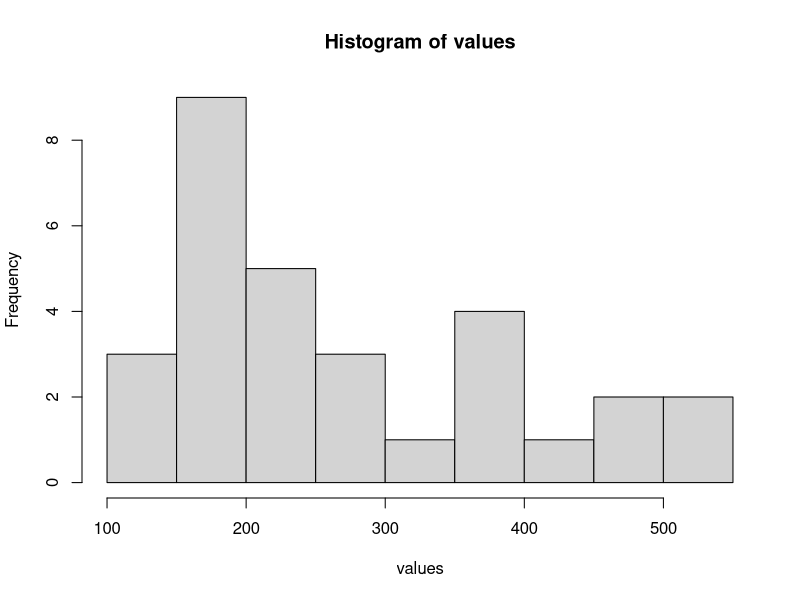
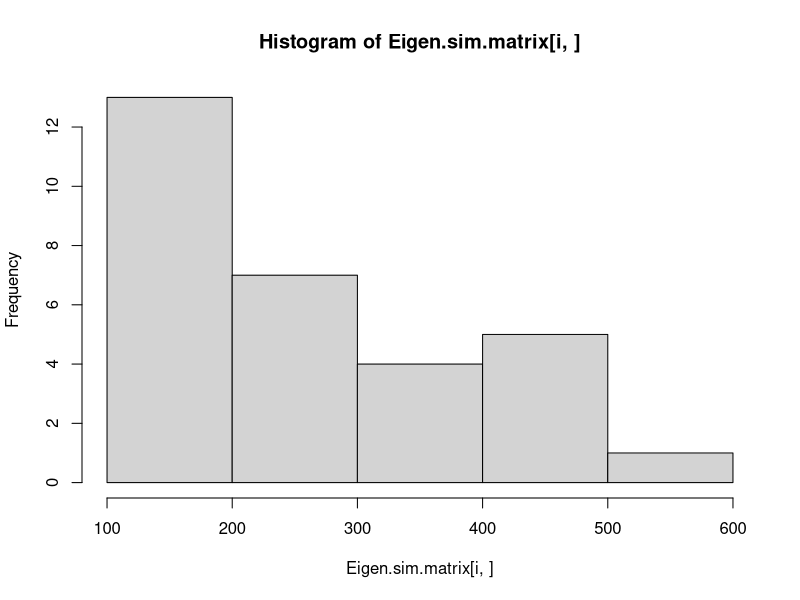
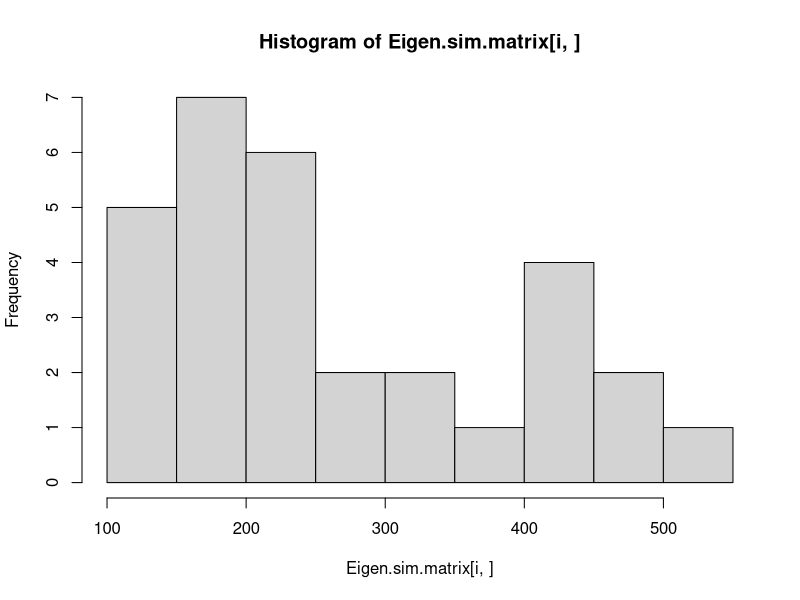
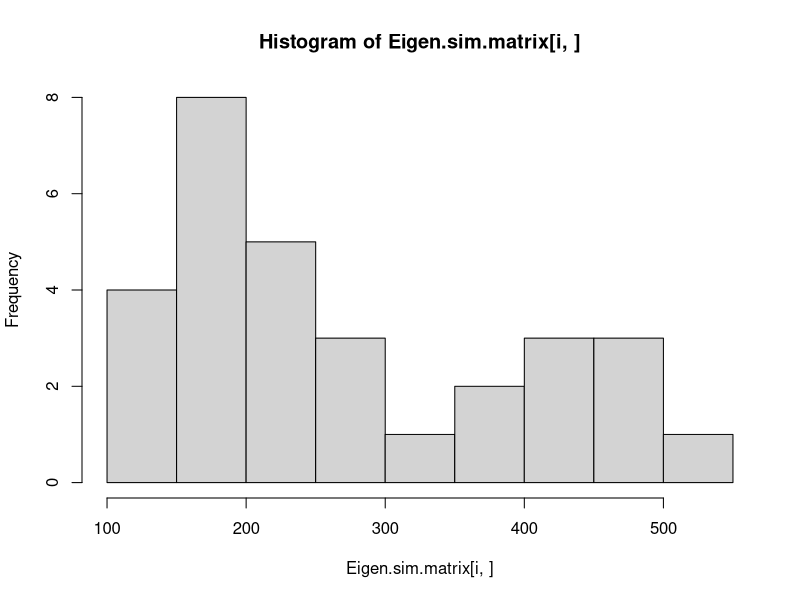
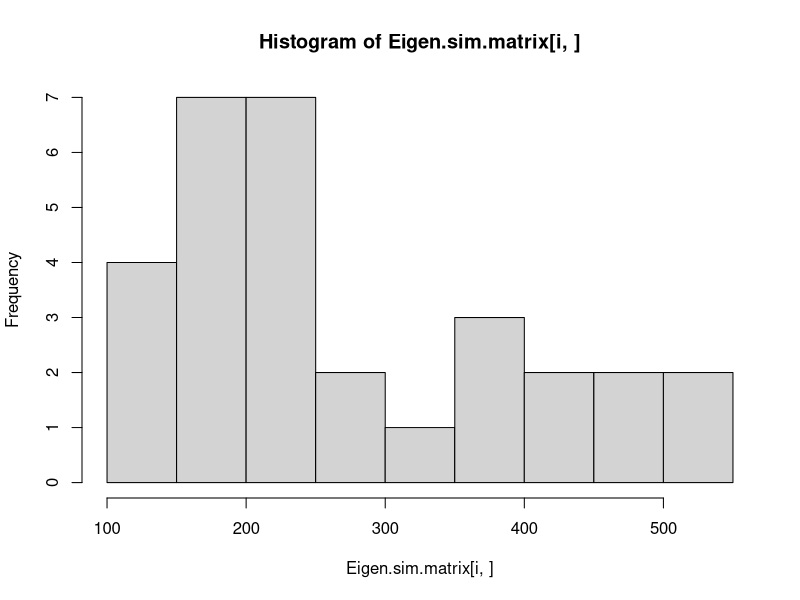
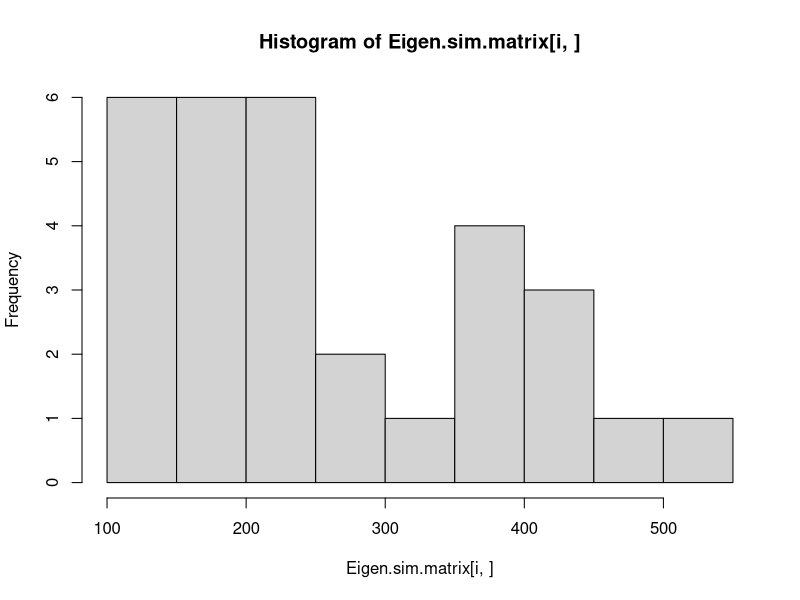
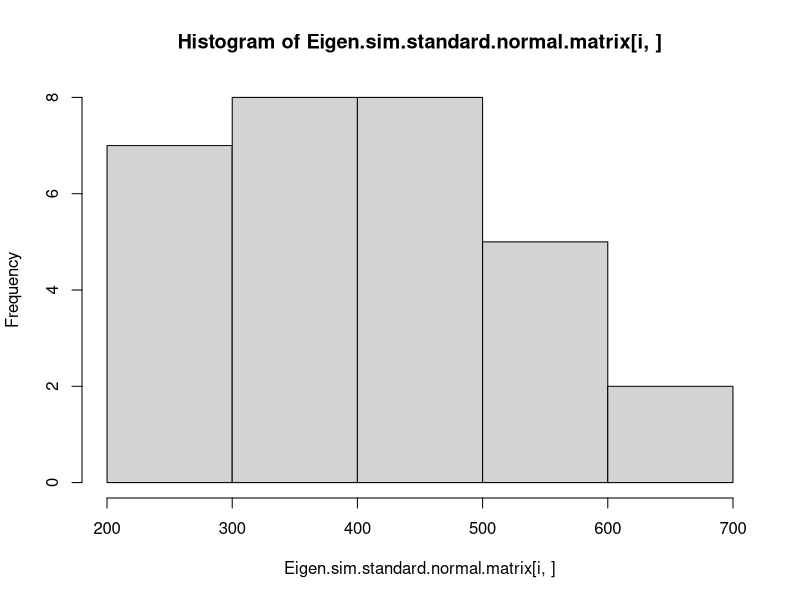
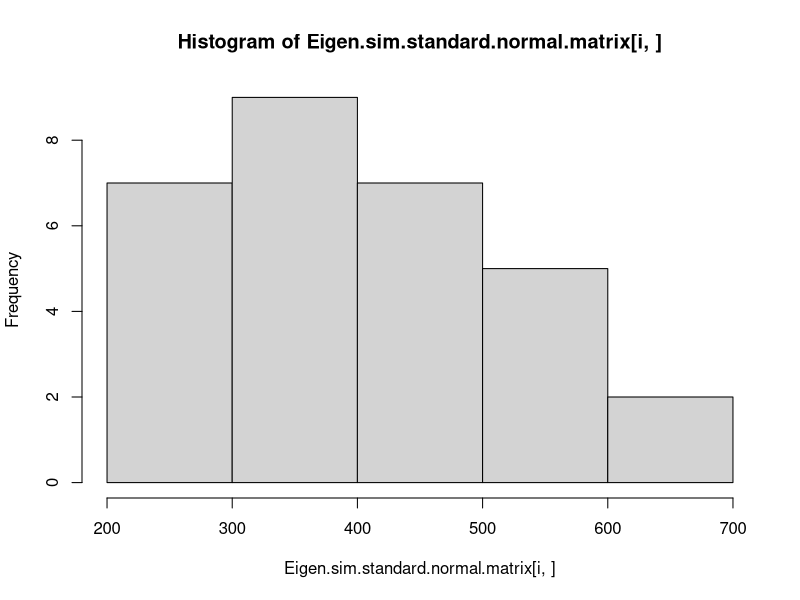

Write the R code that produced these figures, in order. (Note: this script raises an error after producing the figures.)
#The purpose of this code is to do some EDA for the distribution of eigenvalues for the loading matrix in CCA. This assumption implies the observation, y, 
# has block dependency with a latent variable z.

N = 400
D = 30
p = 10 #Number of components that contribute to both Y_{a} and Y_{b}
n = 200 #Number of rows for first (and second) component
k1 = 10 #Number of components that contribute to Y_{a}.
k2 = D - k1 - p #Number of components that contribute to Y_{b} 
Loading.matrix <- matrix(,nrow = N, ncol = D)

for(i in 1:D){
  Loading.matrix[,i] <- rnorm(400)
}

for(k in (p + k1 + 1): D){
  for(j in 1:n){
    Loading.matrix[j,k] <- 0
  }
}


for(j in (p+1):(p + k1)){
  for(k in (n+1):N){
    Loading.matrix[k,j] <- 0
  }
}


head(Loading.matrix)

tail(Loading.matrix)


Z <- rnorm(D)
epsilon <- rnorm(D)
Y <- Loading.matrix %*% Z + rnorm(N)

ev.loading <- eigen(t(Loading.matrix) %*% Loading.matrix)

values <- ev.loading$values
values
hist(values)

vectors <- ev.loading$vectors

principal.value.matrix <- diag(values)

principal.value.matrix %*% vectors; Loading.matrix

tail(principal.value.matrix %*% vectors)


# Run five simulations and save the corresponding eigenvalues from each run:

Eigen.sim.matrix <- matrix(,nrow = 5, ncol = 30)


for(l in 1:5){
  
  for(i in 1:D){
    Loading.matrix[,i] <- rnorm(400)
  }
  
  for(k in (p + k1 + 1): D){
    for(j in 1:n){
      Loading.matrix[j,k] <- 0
    }
  }
  
  
  for(j in (p+1):(p + k1)){
    for(k in (n+1):N){
      Loading.matrix[k,j] <- 0
    }
  }
  
  Z <- rnorm(D)
  epsilon <- rnorm(D)
  Y <- Loading.matrix %*% Z + rnorm(N)
  
  ev.loading <- eigen(t(Loading.matrix) %*% Loading.matrix)
  values <- ev.loading$values
  Eigen.sim.matrix[l,] <- ev.loading$values
  
}


for(i in 1:5){
  hist(Eigen.sim.matrix[i,])
}

# For comparison, let's see what happens when we have a loading matrix completely composed of standard normals.

Eigen.sim.standard.normal.matrix <- matrix(,nrow = 5, ncol = 30)

standard.normal.matrix <- matrix(,nrow = N, ncol = D)

for(l in 1:5){
  
  for(i in 1:D){
    standard.normal.matrix[,i] <- rnorm(400)
  }
  
  Z <- rnorm(D)
  epsilon <- rnorm(D)
  Y <- standard.normal.matrix %*% Z + rnorm(N)
  
  ev.standard.loading <- eigen(t(standard.normal.matrix) %*% standard.normal.matrix)
  values <- ev.standard.loading$values
  Eigen.sim.standard.normal.matrix[l,] <- ev.standard.loading$values
}


for(i in 1:5){
  hist(Eigen.sim.standard.normal.matrix[i,])
}

par(mfrow = c(5,2))

for(i in 1:5){
  hist(Eigen.sim.matrix[i,])
}

for(i in 1:5){
  hist(Eigen.sim.standard.normal.matrix[i,])
}


#Now I want a function that generates t side by side plots of the distribution
# of the eigenvalues for the CCA loading matrix vs the standard normal matrix.

#Note the assumption of CCA here will be that there are two groups


# The inputs for the function are:

# N - Sample size
# D - Number of variables
# p - Number of non-zero interactions shared by Z and Y_{a} and Y_{b}
# k - Number of non-zero interactions shared by z and Y_{a} only.
# n - Number of observations for Y_{a}


eigenvalue.comparison <- function(N,D,p,k,n,t){
  par(mfrow  = c(t,2))
  Eigen.sim.standard.normal.matrix <- matrix(,nrow = t, ncol = D)
  Eigen.sim.non.standard.matrix <- matrix(, nrow = t, ncol = D)
  
  standard.normal.matrix <- matrix(,nrow = N, ncol = D)
  
  for(l in 1:t){
    
    for(i in 1:D){
      standard.normal.matrix[,i] <- rnorm(N)
    }
    
    Z <- rnorm(D)
    epsilon <- rnorm(D)
    Y <- standard.normal.matrix %*% Z + rnorm(N)
    
    ev.standard.loading <- eigen(t(standard.normal.matrix) %*% standard.normal.matrix)
    values <- ev.standard.loading$values
    Eigen.sim.standard.normal.matrix[l,] <- values
  
  
  
  Loading.matrix.non.standard <- matrix(,nrow = N, ncol = D)
  
  for(i in 1:D){
    Loading.matrix.non.standard[,i] <- rnorm(N)
  }
  
  for(v in (p + k + 1): D){
    for(j in 1:n){
      Loading.matrix.non.standard[j,v] <- 0
    }
  }
  
  
  for(j in (p+1):(p + k)){
    for(r in (n+1):N){
      Loading.matrix.non.standard[r,j] <- 0
    }
  }
  
  Z <- rnorm(D)
  epsilon <- rnorm(D)
  Y <- Loading.matrix.non.standard %*% Z + rnorm(N)
  
  ev.loading <- eigen(t(Loading.matrix.non.standard) %*% Loading.matrix.non.standard)
  values <- ev.loading$values
  Eigen.sim.non.standard.matrix[l,] <- ev.loading$values
  
  
  hist(Eigen.sim.standard.normal.matrix[l,])
  hist(Eigen.sim.non.standard.matrix[l,])
  }
}

eigenvalue.comparison(N = 500, D = 30, p = 10, k = 10, n = 200, t = 5)







